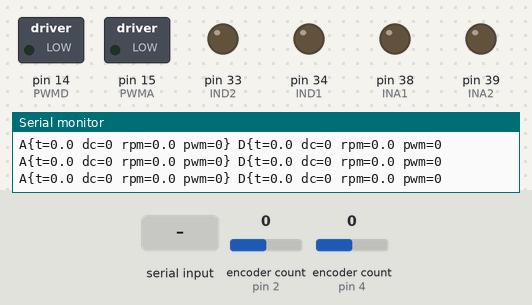
Bench run of a sketch on a simulated Arduino Mega 2560, built with avr-gcc and run on an emulated ATmega2560. Parts: switched loads named in the sketch (green lamp = pin HIGH), output pins drawn as LEDs (lit = HIGH), the last lines printed to the serial monitor. The inputs (shaded band) are chosen by the test bench; at power-on: encoder count (sensors on pin 2, pin 4) 0.

Above: at 1.2 s.
1.3 s: encoder count (sensor on pin 2) set to 1
At 2.5 s:
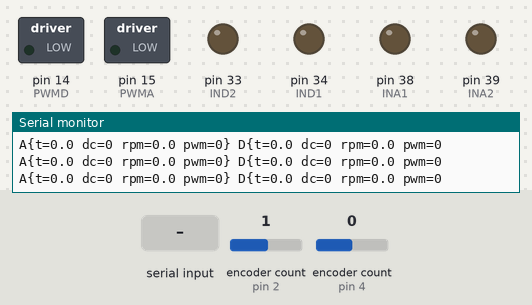
2.8 s: encoder count (sensor on pin 4) set to 1
At 3.9 s:
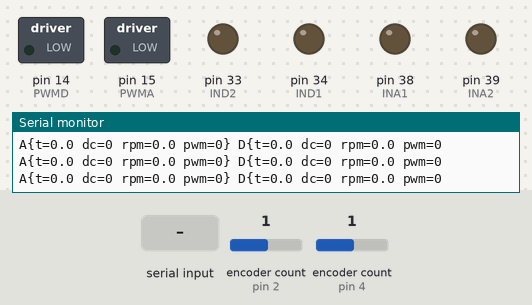
4.3 s: "F" received over Serial
At 5.5 s:
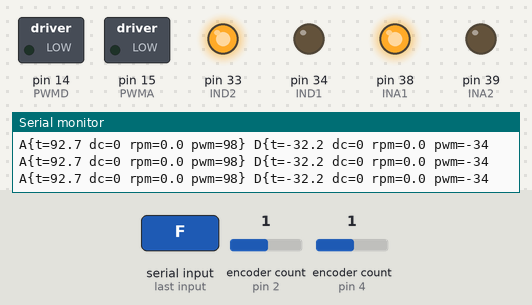
5.8 s: "S" received over Serial
At 6.5 s:
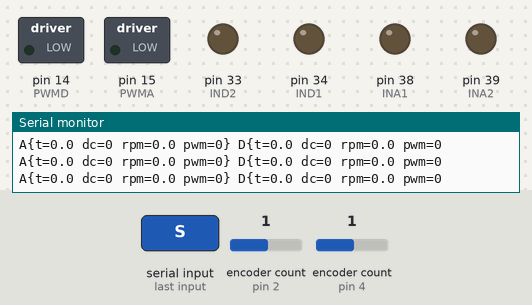
7.3 s: encoder count (sensor on pin 2) set to 0
At 8.5 s:
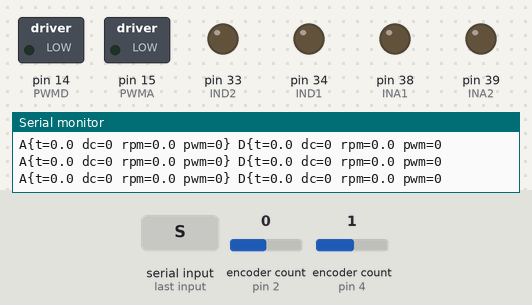
8.8 s: encoder count (sensor on pin 4) set to 0
At 9.8 s:
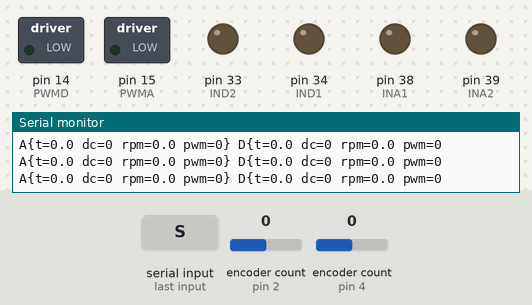
Timing chart, 0 to 11.3 s (numbered marks = the images above; inputs shaded):
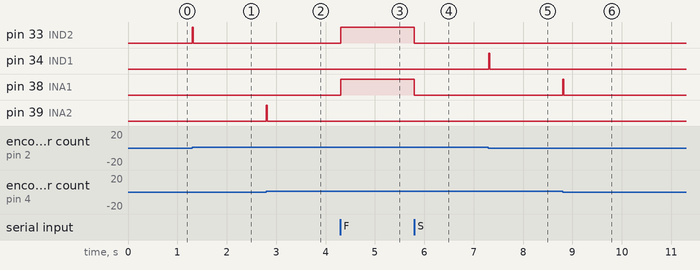

The sketch:

twomotorwithencoders.ino
```cpp
#include <Encoder.h>

const float MAX_RPM_OUT = 1000.0f;
const float kF = 255.0f / MAX_RPM_OUT;

static float rpmFilt_A = 0.0f;
static float rpmFilt_D = 0.0f;
const float ALPHA = 0.2f;
int tick = 0;
float targetRPM_A;
float targetRPM_D;
float pwmCmd_A;
float pwmCmd_D;
float integ_A;
float integ_D;

float MAX_RPM = 800;

float Kp = 0.8f;
float Ki = 0.0f; //temp 0

float PWM_MIN = 0.0f;

float ICLAMP = 120.0f;

constexpr int EA_D = 2;
constexpr int EB_D = 3;

constexpr int EA_A = 4;
constexpr int EB_A = 5;

const int IND2 = 33;
const int IND1 = 34;
const int PWMD = 14;

const int INA1 = 38;
const int INA2 = 39;
const int PWMA = 15;

constexpr float CPR = 464.64f;

Encoder enc_A(EA_A, EB_A);
Encoder enc_D(EA_D, EB_D);

static inline float deg2rad(float d) { return d * (3.14159265358979323846f / 180.0f); }

static inline int clamp255(int x) {
  if (x < 0) return 0;
  if (x > 255) return 255;
  return x;
}

void setMotorSigned(int in1, int in2, int pwmPin, float cmd) {

  if (cmd > 255.0f) cmd = 255.0f;
  if (cmd < -255.0f) cmd = -255.0f;

  int pwm = clamp255((int)lroundf(fabsf(cmd)));

  if (pwm == 0) {
    digitalWrite(in1, LOW);
    digitalWrite(in2, LOW);
  } else if (cmd > 0) {
    digitalWrite(in1, HIGH);
    digitalWrite(in2, LOW);
  } else { // cmd < 0
    digitalWrite(in1, LOW);
    digitalWrite(in2, HIGH);
  }

  analogWrite(pwmPin, pwm);
}

void driveVector4(float speed, float angleDeg, float &cmdA, float &cmdD) {
  if (speed < 0) speed = 0;
  if (speed > 255) speed = 255;

  angleDeg = fmodf(angleDeg, 360.0f);
  if (angleDeg < 0) angleDeg += 360.0f;

  float th = deg2rad(angleDeg);
  float Vx = speed * cosf(th);
  float Vy = speed * sinf(th);

  const float aA = deg2rad(90.0f);
  const float aD = deg2rad(210.0f);

  cmdA = Vx * cosf(aA) + Vy * sinf(aA);
  cmdD = Vx * cosf(aD) + Vy * sinf(aD);

  float maxAbs = fmaxf(fabsf(cmdA), fabsf(cmdD));
  if (maxAbs > 255.0f) {
    float k = 255.0f / maxAbs;
    cmdA *= k; cmdD *= k;
  }

}

void setup() {
  Serial.begin(115200);

  while(!Serial && millis() < 1500) {}
  pinMode(INA1, OUTPUT); pinMode(INA2, OUTPUT); pinMode(PWMA, OUTPUT);
  pinMode(IND1, OUTPUT); pinMode(IND2, OUTPUT); pinMode(PWMD, OUTPUT);

}

void loop() {
  if (Serial.available()) {
    char cmd = Serial.read();
    if (cmd == 'F') {
      float cmdA = 0, cmdD = 0;
      driveVector4(30, 100, cmdA, cmdD);
      targetRPM_A = (cmdA / 255.0f) * MAX_RPM;
      targetRPM_D = (cmdD / 255.0f) * MAX_RPM;
      }
    if (cmd == 'S') {
      targetRPM_A = 0.0f;
      targetRPM_D = 0.0f;
      integ_A = 0.0f;
      integ_D = 0.0f;
      pwmCmd_A = 0.0f;
      pwmCmd_D = 0.0f;
      setMotorSigned(IND1, IND2, PWMD, 0.0f);
      setMotorSigned(INA1, INA2, PWMA, 0.0f);
      }
    }
  static uint32_t lastUs = micros();
  //micros is time since boot
  //Us = Microseconds
  static long lastCount_A = 0;
  static long lastCount_D = 0;

  //static to keep
  uint32_t nowUs = micros();
  uint32_t dtUS = nowUs - lastUs;

  if (dtUS >= 20000) {
  lastUs = nowUs;
  float dt = dtUS * 1e-6f;

  long count_A  = enc_A.read();
  long dcount_A = count_A - lastCount_A;
  lastCount_A   = count_A;

  float cps_A = dcount_A / dt;
  float rpm_A = (cps_A / CPR) * 60.0f;
  rpm_A = rpm_A; //flip sign

  rpmFilt_A += ALPHA * (rpm_A - rpmFilt_A);
  float err_A = targetRPM_A - rpmFilt_A;

  if (fabsf(targetRPM_A) < 1e-3f) {
    integ_A = 0.0f;
    rpmFilt_A = 0.0f;
  } else {
    integ_A += err_A * dt;
    integ_A  = constrain(integ_A, -ICLAMP, ICLAMP);
  }

  float ua = kF * targetRPM_A + Kp * err_A + Ki * integ_A;

  pwmCmd_A = constrain(ua, -255.0f, 255.0f);

  if (fabsf(targetRPM_A) > 1e-3f && fabsf(pwmCmd_A) > 0 && fabsf(pwmCmd_A) < PWM_MIN) {
    pwmCmd_A = (pwmCmd_A > 0) ? PWM_MIN : -PWM_MIN;
  }

  setMotorSigned(INA1, INA2, PWMA, pwmCmd_A);

  long count_D  = enc_D.read();
  long dcount_D = count_D - lastCount_D;
  lastCount_D   = count_D;

  float cps_D = dcount_D / dt;
  float rpm_D = (cps_D / CPR) * 60.0f;
  rpm_D = rpm_D; // flip sign
  rpmFilt_D += ALPHA * (rpm_D - rpmFilt_D);
  float err_D = targetRPM_D - rpmFilt_D;

  if (fabsf(targetRPM_D) < 1e-3f) {
    integ_D = 0.0f;
    rpmFilt_D = 0.0f;
  } else {
    integ_D += err_D * dt;
    integ_D  = constrain(integ_D, -ICLAMP, ICLAMP);
  }
  float ud = kF * targetRPM_D + Kp * err_D + Ki * integ_D;

  pwmCmd_D  = constrain(ud, -255.0f, 255.0f);

  tick++;
  if (tick % 10 == 0) { // prints ~5x/sec (50Hz / 10)
      Serial.print("A{t="); Serial.print(targetRPM_A,1);
      Serial.print(" dc="); Serial.print(dcount_A);
      Serial.print(" rpm="); Serial.print(rpm_A,1);
      Serial.print(" pwm="); Serial.print(pwmCmd_A,0);
      Serial.print("} ");

      Serial.print("D{t="); Serial.print(targetRPM_D,1);
      Serial.print(" dc="); Serial.print(dcount_D);
      Serial.print(" rpm="); Serial.print(rpm_D,1);
      Serial.print(" pwm="); Serial.println(pwmCmd_D,0);

    }


  if (fabsf(targetRPM_D) > 1e-3f && fabsf(pwmCmd_D) > 0 && fabsf(pwmCmd_D) < PWM_MIN) {
    pwmCmd_D = (pwmCmd_D > 0) ? PWM_MIN : -PWM_MIN;
  }

  setMotorSigned(IND1, IND2, PWMD, pwmCmd_D);

  }
}
```

Measured:
- after the input at 1.3 s, pin 33 (IND2): LOW → HIGH at once, → LOW 0.02 s later
- after the input at 2.8 s, pin 39 (INA2): LOW → HIGH at once, → LOW 0.02 s later
- after the input at 4.3 s, pin 33 (IND2), pin 38 (INA1): LOW → HIGH at once
- after the input at 5.8 s, pin 33 (IND2), pin 38 (INA1): HIGH → LOW at once
- after the input at 7.3 s, pin 34 (IND1): LOW → HIGH at once, → LOW 0.02 s later
- after the input at 8.8 s, pin 38 (INA1): LOW → HIGH at once, → LOW 0.02 s later
